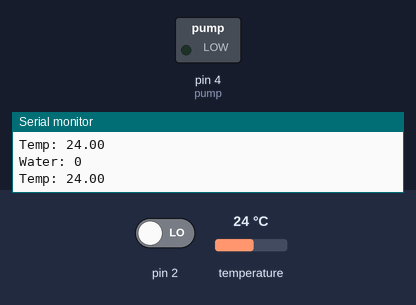
Bench run of a sketch on a simulated Arduino Uno, built with avr-gcc and run on an emulated ATmega328P. On the bench: switched loads named in the sketch (green lamp = pin HIGH), the last lines printed to the serial monitor. Inputs (shaded band) come from the test bench; at power-on: pin 2 LOW, temperature 24 °C.

Above: at 1.2 s.
1.3 s: pin 2 driven HIGH
At 2.2 s:
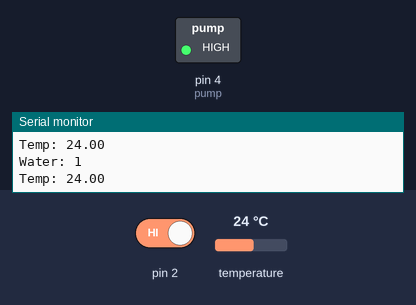
2.9 s: pin 2 driven LOW
At 4.1 s:
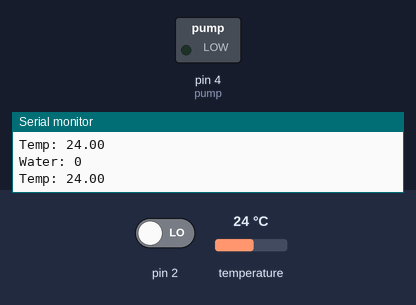
Timing chart, 0 to 5.9 s (numbered marks = the images above; inputs shaded):
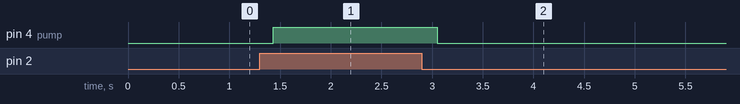

The sketch:

Job_invention_1.ino
```cpp
#include <TimerOne.h>
#include <OneWire.h>
#include <DallasTemperature.h>

//-------타이머 인터럽트를 위한 타이머 카운트------------
int time_count = 0;
int temp_count = 0;
int water_count = 0;
//--------------------------------------------------

#define ONE_WIRE_BUS 3
OneWire oneWire(ONE_WIRE_BUS);
DallasTemperature sensors(&oneWire);
DeviceAddress insideThermometer;

#define pump 4


void setup(void)
{
  //시리얼 포트 초기화
  Serial.begin(9600);

  pinMode(2, INPUT);
  pinMode(pump, OUTPUT);

  TSensor();
  Timer1.initialize(1000); //1000000μs = 1s, 1000us = 0.001s, 1000us = 1ms
  Timer1.attachInterrupt(timerIsr);

}

void loop()
{
  sensors.requestTemperaturesByIndex(0); //첫번째 센서의 온도값 읽어옴
  int W = digitalRead(2);
  if(water_count >= 100){

    WaterLevelSensor(W);
    water_count = 0;
  }
  if(temp_count >= 150){
    //센서에서 읽어온 온도를 출력
    printTemperature(insideThermometer);
    temp_count = 0;
  }
}

void timerIsr() {
  //전체 코드 카운트
  time_count += 1;
  temp_count += 1;
  water_count += 1;
}

void TSensor()
{
  //1-wire 버스 초기화
  sensors.begin();

  //버스에서 첫번째 장치의 주소를 가져온다.
  sensors.getAddress(insideThermometer, 0);

  //데이터시트에서 확인결과 9~12비트까지 설정 가능
  sensors.setResolution(insideThermometer, 10);
}

// 온도를 출력하는 함수
void printTemperature(DeviceAddress deviceAddress)
{
  //섭씨 온도를 가져옴
  float  tempC = sensors.getTempC(deviceAddress);

  Serial.print("Temp: ");
  Serial.println(tempC);
}

void WaterLevelSensor(int water)
{
  Serial.print("Water: ");
  Serial.println(water);
  if(water == 1){
    digitalWrite(pump, HIGH);
  } else{
    digitalWrite(pump, LOW);
  }
}
```

Measured:
- after the input at 1.3 s, pin 4 (pump): LOW → HIGH after 0.13 s
- after the input at 2.9 s, pin 4 (pump): HIGH → LOW after 0.15 s
